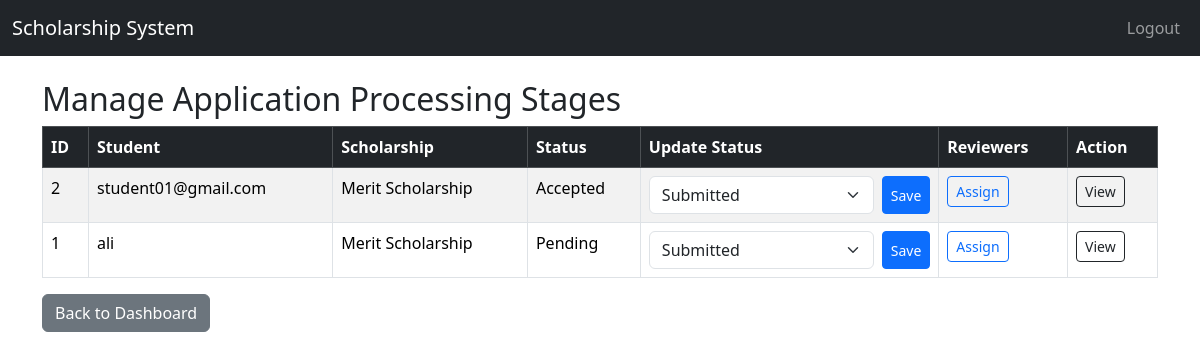
The app's page /admin/applications (signed in), older data.
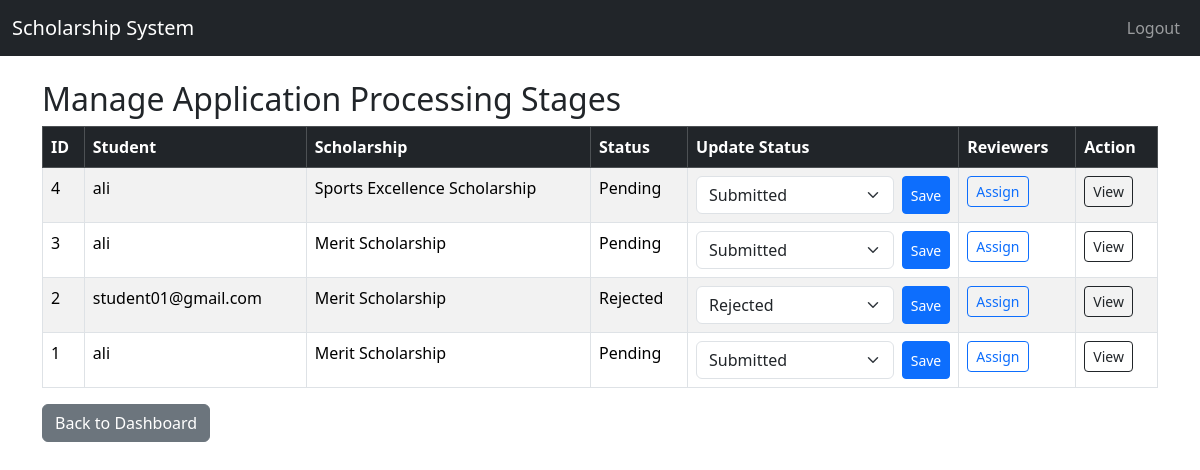
The same page, newer data.
### app/models.py (models this page shows)
class Application(db.Model):
    __tablename__ = 'application'
    __table_args__ = {'extend_existing': True}
    id = db.Column(db.Integer, primary_key=True)
    student_id = db.Column(db.Integer, db.ForeignKey('user.id'), nullable=False)
    scholarship_id = db.Column(db.Integer, db.ForeignKey('scholarship.id'), nullable=False)
    reviewer_id = db.Column(db.Integer, db.ForeignKey('user.id'), nullable=True)
    documents = db.Column(db.Text)  # store file paths comma-separated
    status = db.Column(db.String(50), default="Pending")  # Pending, Reviewed, Accepted, Rejected
    submitted_at = db.Column(db.DateTime, default=datetime.utcnow)
    reviews = db.relationship('Review', backref='application', lazy=True)
    scholarship = db.relationship('Scholarship', backref='applications')
    student = db.relationship('User', foreign_keys=[student_id], backref='applications')
    form_data = db.Column(JSON)

class User(UserMixin, db.Model):
    id = db.Column(db.Integer, primary_key=True)
    username = db.Column(db.String(50), unique=True, nullable=False)
    email = db.Column(db.String(100), unique=True, nullable=False)
    your_id = db.Column(db.String(20), unique=True, nullable=True)
    password = db.Column(db.String(255), nullable=False)
    role = db.Column(db.String(20), nullable=False)
    created_at = db.Column(db.DateTime, default=datetime.utcnow)

class Scholarship(db.Model):
    id = db.Column(db.Integer, primary_key=True)
    title = db.Column(db.String(200), nullable=False)
    description = db.Column(db.Text)
    eligibility_criteria = db.Column(db.JSON)
    application_deadline = db.Column(db.DateTime)
    created_at = db.Column(db.DateTime, default=datetime.utcnow)
    documents_required = db.Column(db.Text)  # comma-separated list

### app/routes/admin_routes.py (the view)
@admin_bp.route('/applications')
@login_required
def manage_applications():
    if current_user.role != 'admin':
        flash("Access denied.", "danger")
        return redirect(url_for('auth.login'))
    applications = Application.query.order_by(Application.id.desc()).all()
    forms = {}
    for a in applications:
        f = ApplicationStatusForm()
        f.status.data = a.status if hasattr(a, "status") and a.status else "Submitted"
        forms[a.id] = f
    return render_template('admin/manage_applications.html', applications=applications, forms=forms)

### app/forms.py
class ApplicationStatusForm(FlaskForm):
    status = SelectField(
        "Status",
        choices=[
            ("Submitted", "Submitted"),
            ("Under Review", "Under Review"),
            ("Approved", "Approved"),
            ("Rejected", "Rejected"),
        ],
        validators=[DataRequired()]
    )

### app/templates/admin/manage_applications.html (shortened to what this page needs)
{% extends "base.html" %}
{% block content %}
<h2>Manage Application Processing Stages</h2>
<div class="table-responsive">
  <table class="table table-bordered table-striped">
    <thead class="table-dark">
      <tr>
        <th>ID</th>
        <th>Student</th>
        <th>Scholarship</th>
        <th>Status</th>
        <th>Update Status</th>
        <th>Reviewers</th>
        <th>Action</th>
      </tr>
    </thead>
    <tbody>
      {% for a in applications %}
      <tr>
        <td>{{ a.id }}</td>
        <td>
          {{ a.student.username if a.student else a.student_id }}
        </td>
        <td>
          {{ a.scholarship.title if a.scholarship else a.scholarship_id }}
        </td>
        <td>{{ a.status }}</td>
        <td>
          <form method="POST"
                action="{{ url_for('admin.update_application_status', application_id=a.id) }}"
                class="d-flex gap-2">
            {{ forms[a.id].status(class="form-select") }}
            <button type="submit" class="btn btn-sm btn-primary">Save</button>
          </form>
        </td>
        <td>
          <a class="btn btn-sm btn-outline-primary"
             href="{{ url_for('admin.assign_reviewers', application_id=a.id) }}">
            Assign
          </a>
        </td>
        <td>
          <a class="btn btn-sm btn-outline-dark"
             href="{{ url_for('admin.application_detail', application_id=a.id) }}">
            View
          </a>
        </td>
      </tr>
      {% else %}
      <tr>
        <td colspan="7" class="text-center">No applications found.</td>
      </tr>
      {% endfor %}
    </tbody>
  </table>
</div>
<a href="{{ url_for('admin.dashboard') }}" class="btn btn-secondary">Back to Dashboard</a>
{% endblock %}

### app/templates/base.html (shortened to what this page needs)
<!DOCTYPE html>
<html lang="en">
<head>
    <link href="https://cdn.jsdelivr.net/npm/bootstrap@5.3.1/dist/css/bootstrap.min.css" rel="stylesheet">
</head>
<body>
<nav class="navbar navbar-expand-lg navbar-dark bg-dark">
  <div class="container-fluid">
    <a class="navbar-brand" href="
{% if current_user.is_authenticated %}
    {% if current_user.role == 'student' %}
        {{ url_for('student.dashboard') }}
    {% elif current_user.role == 'reviewer' %}
        {{ url_for('reviewer.dashboard') }}
    {% elif current_user.role == 'committee' %}
        {{ url_for('committee.dashboard') }}
    {% elif current_user.role == 'admin' %}
        {{ url_for('admin.dashboard') }}
    {% else %}
        {{ url_for('auth.login') }}
    {% endif %}
{% else %}
    {{ url_for('auth.login') }}
{% endif %}
">
    Scholarship System
</a>
    <div class="collapse navbar-collapse" id="navbarNav">
      <ul class="navbar-nav ms-auto">
        {% if current_user.is_authenticated %}
            <li class="nav-item">
                <a class="nav-link" href="{{ url_for('auth.logout') }}">Logout</a>
            </li>
        {% else %}
            <li class="nav-item"><a class="nav-link" href="{{ url_for('auth.login') }}">Login</a></li>
            <li class="nav-item"><a class="nav-link" href="{{ url_for('auth.register') }}">Register</a></li>
        {% endif %}
      </ul>
    </div>
  </div>
</nav>
<div class="container mt-4">
    {% block content %}{% endblock %}
</div>
</body>
</html>

Row changes from the older to the newer data that the page shows:
added Application: id "4", student "ali", scholarship "Sports Excellence Scholarship", status "Pending", status "Submitted"
added Application: id "3", student "ali", scholarship "Merit Scholarship", status "Pending", status "Submitted"
changed Application "student01@gmail.com": status "Accepted" → "Rejected"; status "Submitted" → "Rejected"
